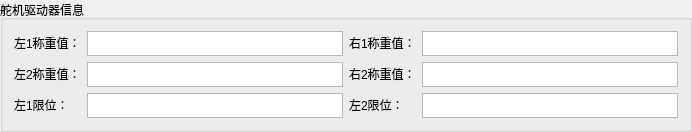
     <widget class="QGroupBox" name="groupBox_9">
      <property name="title">
       <string>舵机驱动器信息</string>
      </property>
      <layout class="QGridLayout" name="gridLayout_13">
       <item row="2" column="2">
        <widget class="QLabel" name="label_62">
         <property name="sizePolicy">
          <sizepolicy hsizetype="Expanding" vsizetype="Fixed">
           <horstretch>0</horstretch>
           <verstretch>0</verstretch>
          </sizepolicy>
         </property>
         <property name="text">
          <string>左2限位：</string>
         </property>
        </widget>
       </item>
       <item row="1" column="3">
        <widget class="QTextBrowser" name="rightwei2">
         <property name="sizePolicy">
          <sizepolicy hsizetype="Expanding" vsizetype="Fixed">
           <horstretch>0</horstretch>
           <verstretch>0</verstretch>
          </sizepolicy>
         </property>
         <property name="maximumSize">
          <size>
           <width>16777215</width>
           <height>25</height>
          </size>
         </property>
        </widget>
       </item>
       <item row="1" column="1">
        <widget class="QTextBrowser" name="leftwei2">
         <property name="sizePolicy">
          <sizepolicy hsizetype="Expanding" vsizetype="Fixed">
           <horstretch>0</horstretch>
           <verstretch>0</verstretch>
          </sizepolicy>
         </property>
         <property name="maximumSize">
          <size>
           <width>16777215</width>
           <height>25</height>
          </size>
         </property>
        </widget>
       </item>
       <item row="2" column="0">
        <widget class="QLabel" name="label_63">
         <property name="sizePolicy">
          <sizepolicy hsizetype="Expanding" vsizetype="Fixed">
           <horstretch>0</horstretch>
           <verstretch>0</verstretch>
          </sizepolicy>
         </property>
         <property name="text">
          <string>左1限位：</string>
         </property>
        </widget>
       </item>
       <item row="0" column="2">
        <widget class="QLabel" name="label_66">
         <property name="sizePolicy">
          <sizepolicy hsizetype="Expanding" vsizetype="Fixed">
           <horstretch>0</horstretch>
           <verstretch>0</verstretch>
          </sizepolicy>
         </property>
         <property name="text">
          <string>右1称重值：</string>
         </property>
        </widget>
       </item>
       <item row="0" column="1">
        <widget class="QTextBrowser" name="leftwei1">
         <property name="sizePolicy">
          <sizepolicy hsizetype="Expanding" vsizetype="Fixed">
           <horstretch>0</horstretch>
           <verstretch>0</verstretch>
          </sizepolicy>
         </property>
         <property name="maximumSize">
          <size>
           <width>16777215</width>
           <height>25</height>
          </size>
         </property>
        </widget>
       </item>
       <item row="1" column="0">
        <widget class="QLabel" name="label_60">
         <property name="sizePolicy">
          <sizepolicy hsizetype="Expanding" vsizetype="Fixed">
           <horstretch>0</horstretch>
           <verstretch>0</verstretch>
          </sizepolicy>
         </property>
         <property name="text">
          <string>左2称重值：</string>
         </property>
        </widget>
       </item>
       <item row="1" column="2">
        <widget class="QLabel" name="label_61">
         <property name="sizePolicy">
          <sizepolicy hsizetype="Expanding" vsizetype="Fixed">
           <horstretch>0</horstretch>
           <verstretch>0</verstretch>
          </sizepolicy>
         </property>
         <property name="text">
          <string>右2称重值：</string>
         </property>
        </widget>
       </item>
       <item row="0" column="3">
        <widget class="QTextBrowser" name="rightwei1">
         <property name="sizePolicy">
          <sizepolicy hsizetype="Expanding" vsizetype="Fixed">
           <horstretch>0</horstretch>
           <verstretch>0</verstretch>
          </sizepolicy>
         </property>
         <property name="maximumSize">
          <size>
           <width>16777215</width>
           <height>25</height>
          </size>
         </property>
        </widget>
       </item>
       <item row="2" column="1">
        <widget class="QTextBrowser" name="leftswitch1">
         <property name="sizePolicy">
          <sizepolicy hsizetype="Expanding" vsizetype="Fixed">
           <horstretch>0</horstretch>
           <verstretch>0</verstretch>
          </sizepolicy>
         </property>
         <property name="maximumSize">
          <size>
           <width>16777215</width>
           <height>25</height>
          </size>
         </property>
        </widget>
       </item>
       <item row="0" column="0">
        <widget class="QLabel" name="label_59">
         <property name="sizePolicy">
          <sizepolicy hsizetype="Expanding" vsizetype="Fixed">
           <horstretch>0</horstretch>
           <verstretch>0</verstretch>
          </sizepolicy>
         </property>
         <property name="text">
          <string>左1称重值：</string>
         </property>
        </widget>
       </item>
       <item row="2" column="3">
        <widget class="QTextBrowser" name="leftswitch2">
         <property name="sizePolicy">
          <sizepolicy hsizetype="Expanding" vsizetype="Fixed">
           <horstretch>0</horstretch>
           <verstretch>0</verstretch>
          </sizepolicy>
         </property>
         <property name="maximumSize">
          <size>
           <width>16777215</width>
           <height>25</height>
          </size>
         </property>
        </widget>
       </item>
      </layout>
     </widget>
